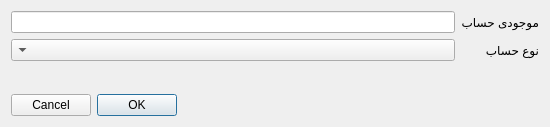
<?xml version="1.0" encoding="UTF-8"?>
<ui version="4.0">
 <class>addAccountDialog</class>
 <widget class="QDialog" name="addAccountDialog">
  <property name="geometry">
   <rect>
    <x>0</x>
    <y>0</y>
    <width>550</width>
    <height>127</height>
   </rect>
  </property>
  <property name="windowTitle">
   <string>افزودن حساب</string>
  </property>
  <property name="layoutDirection">
   <enum>Qt::RightToLeft</enum>
  </property>
  <layout class="QVBoxLayout" name="verticalLayout">
   <item>
    <layout class="QFormLayout" name="formLayout">
     <item row="0" column="0">
      <widget class="QLabel" name="label_7">
       <property name="text">
        <string>موجودی حساب</string>
       </property>
      </widget>
     </item>
     <item row="0" column="1">
      <widget class="QLineEdit" name="balanceLed"/>
     </item>
     <item row="1" column="0">
      <widget class="QLabel" name="label_8">
       <property name="text">
        <string>نوع حساب</string>
       </property>
      </widget>
     </item>
     <item row="1" column="1">
      <widget class="QComboBox" name="TypeCombo">
       <property name="modelColumn">
        <number>0</number>
       </property>
      </widget>
     </item>
    </layout>
   </item>
   <item>
    <widget class="QDialogButtonBox" name="buttonBox">
     <property name="orientation">
      <enum>Qt::Horizontal</enum>
     </property>
     <property name="standardButtons">
      <set>QDialogButtonBox::Cancel|QDialogButtonBox::Ok</set>
     </property>
    </widget>
   </item>
  </layout>
 </widget>
 <resources/>
 <connections>
  <connection>
   <sender>buttonBox</sender>
   <signal>accepted()</signal>
   <receiver>addAccountDialog</receiver>
   <slot>accept()</slot>
   <hints>
    <hint type="sourcelabel">
     <x>248</x>
     <y>254</y>
    </hint>
    <hint type="destinationlabel">
     <x>157</x>
     <y>274</y>
    </hint>
   </hints>
  </connection>
  <connection>
   <sender>buttonBox</sender>
   <signal>rejected()</signal>
   <receiver>addAccountDialog</receiver>
   <slot>reject()</slot>
   <hints>
    <hint type="sourcelabel">
     <x>316</x>
     <y>260</y>
    </hint>
    <hint type="destinationlabel">
     <x>286</x>
     <y>274</y>
    </hint>
   </hints>
  </connection>
 </connections>
</ui>
